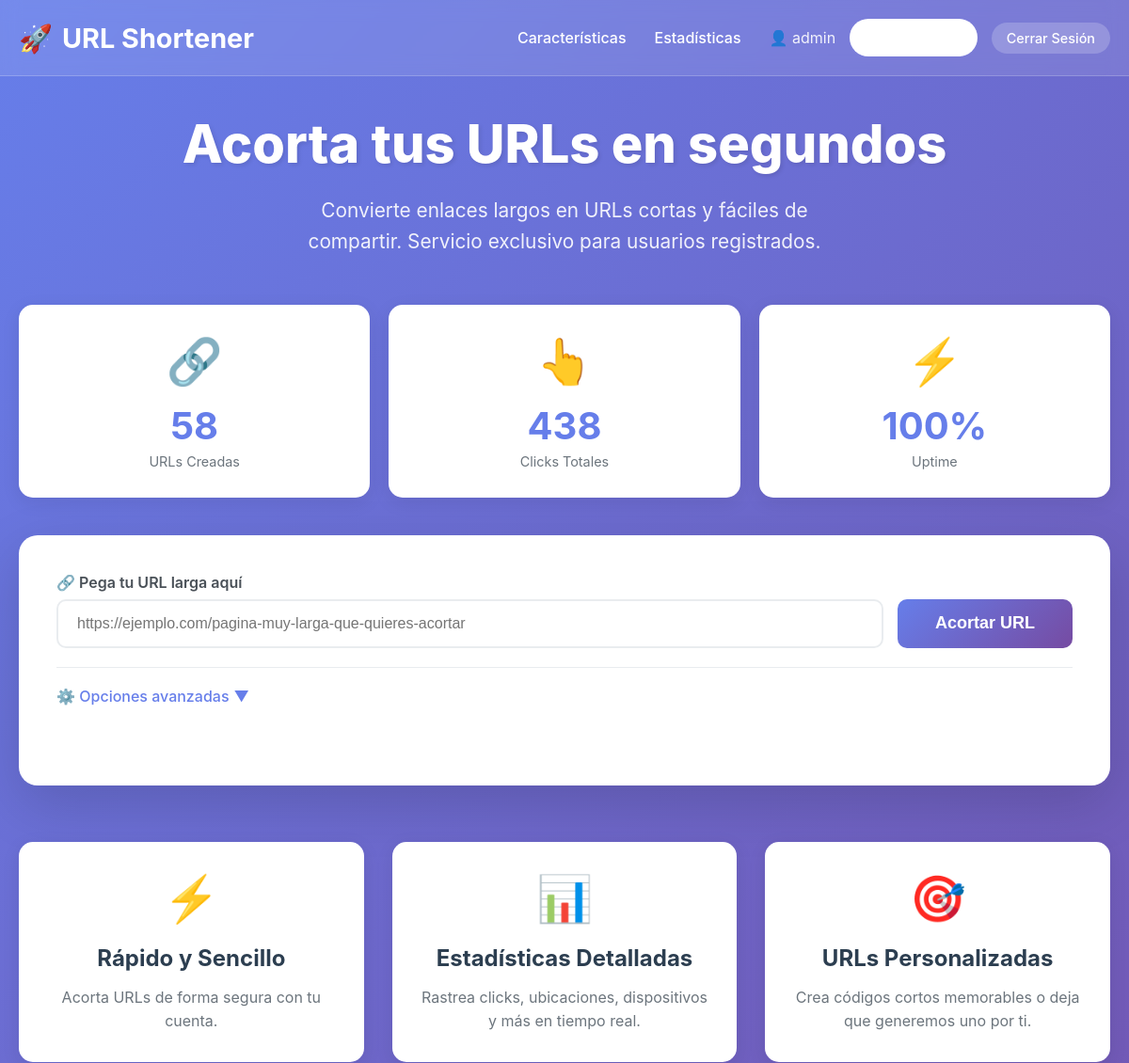
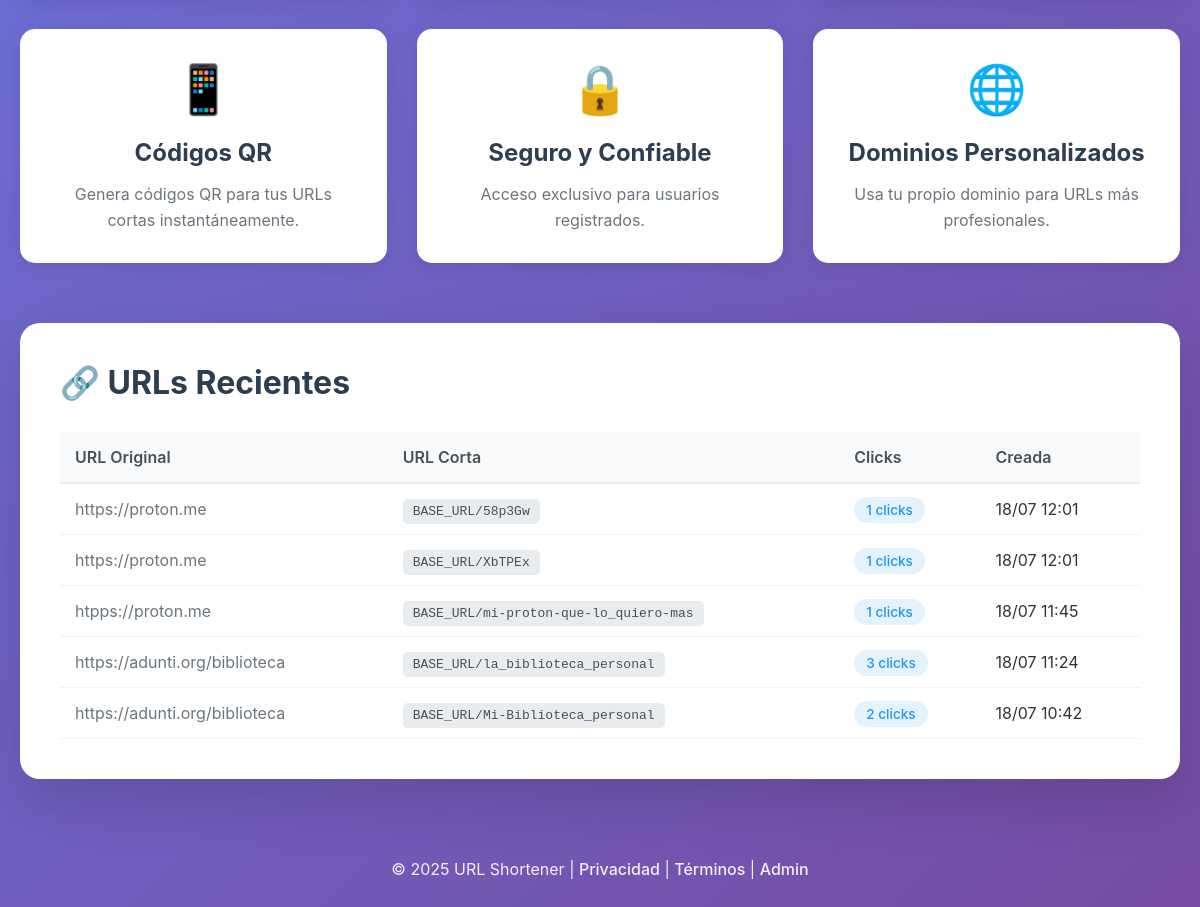
The page / (signed in) on the database its author committed (2 pictures, top to bottom).
### tables this page shows
CREATE TABLE `urls` (
  `id` int NOT NULL,
  `user_id` int DEFAULT NULL,
  `domain_id` int DEFAULT NULL,
  `short_code` varchar(100) NOT NULL,
  `original_url` text NOT NULL,
  `created_at` timestamp NULL DEFAULT CURRENT_TIMESTAMP,
  `clicks` int DEFAULT '0',
  `last_click` timestamp NULL DEFAULT NULL,
  `ip_address` varchar(45) DEFAULT NULL,
  `user_agent` text,
  `active` tinyint(1) DEFAULT '1',
  `is_public` tinyint(1) DEFAULT '1',
  `title` varchar(255) DEFAULT NULL,
  `description` text
);

### index.php (the view, shortened to what this page needs)
<?php
$is_logged_in = isset($_SESSION['user_id']) || isset($_SESSION['admin_logged_in']);
$username = $_SESSION['username'] ?? 'Invitado';
try {
    $db = new PDO("mysql:host=" . DB_HOST . ";dbname=" . DB_NAME, DB_USER, DB_PASS);
    $db->setAttribute(PDO::ATTR_ERRMODE, PDO::ERRMODE_EXCEPTION);
} catch(PDOException $e) {
    die("Error de conexión: " . $e->getMessage());
}
$shortened_url = '';
try {
    $stmt = $db->query("SELECT COUNT(*) as total FROM urls");
    $total_urls = $stmt->fetch()['total'];
    $stmt = $db->query("SELECT SUM(clicks) as total FROM urls");
    $total_clicks = $stmt->fetch()['total'] ?? 0;
    if ($is_logged_in) {
        $stmt = $db->query("
            SELECT u.*, cd.domain as custom_domain
            FROM urls u
            LEFT JOIN custom_domains cd ON u.domain_id = cd.id
            ORDER BY u.created_at DESC
            LIMIT 5
        ");
    }
    $recent_urls = $stmt->fetchAll();
} catch (Exception $e) {
    $total_urls = 0;
    $total_clicks = 0;
    $recent_urls = [];
}
?>
<!DOCTYPE html>
<html lang="es">
<head>
</head>
<body>
    <header class="header">
        <div class="header-content">
            <a href="/" class="logo">
                <span>🚀</span>
                <span>URL Shortener</span>
            </a>
            <nav class="nav-links">
                <a href="#features">Características</a>
                <a href="#stats">Estadísticas</a>
                <?php if ($is_logged_in): ?>
                <div class="user-info">
                    <span>👤 <?php echo htmlspecialchars($username); ?></span>
                    <a href="<?php echo rtrim(BASE_URL, '/'); ?>/admin/panel_simple.php" class="btn-login">Panel Admin</a>
                    <a href="<?php echo rtrim(BASE_URL, '/'); ?>/admin/logout.php" class="btn-logout">Cerrar Sesión</a>
                </div>
                <?php else: ?>
                <a href="<?php echo rtrim(BASE_URL, '/'); ?>/admin/login.php" class="btn-login">Iniciar Sesión</a>
                <?php endif; ?>
            </nav>
        </div>
    </header>
    <div class="container">
        <div class="hero">
            <h1>Acorta tus URLs en segundos</h1>
            <p>Convierte enlaces largos en URLs cortas y fáciles de compartir.
            <?php if (REQUIRE_LOGIN_TO_SHORTEN): ?>
                Servicio exclusivo para usuarios registrados.
            <?php else: ?>
                Gratis, rápido y con estadísticas en tiempo real.
            <?php endif; ?>
            </p>
        </div>
        <div class="stats-grid" id="stats">
            <div class="stat-card">
                <div class="stat-icon">🔗</div>
                <div class="stat-value"><?php echo number_format($total_urls); ?></div>
                <div class="stat-label">URLs Creadas</div>
            </div>
            <div class="stat-card">
                <div class="stat-icon">👆</div>
                <div class="stat-value"><?php echo number_format($total_clicks); ?></div>
                <div class="stat-label">Clicks Totales</div>
            </div>
            <div class="stat-card">
                <div class="stat-icon">⚡</div>
                <div class="stat-value">100%</div>
                <div class="stat-label">Uptime</div>
            </div>
        </div>
        <div class="main-card">
            <?php if (empty($shortened_url)): ?>
            <form method="POST" class="url-form">
                <div class="form-group">
                    <label class="form-label">🔗 Pega tu URL larga aquí</label>
                    <div class="input-group">
                        <input type="url"
                               name="url"
                               class="form-control"
                               placeholder="https://ejemplo.com/pagina-muy-larga-que-quieres-acortar"
                               required
                               autofocus
                               <?php echo (REQUIRE_LOGIN_TO_SHORTEN && !$is_logged_in) ? 'disabled' : ''; ?>>
                        <button type="submit"
                                class="btn-shorten"
                                <?php echo (REQUIRE_LOGIN_TO_SHORTEN && !$is_logged_in) ? 'disabled' : ''; ?>>
                            Acortar URL
                        </button>
                    </div>
                </div>
                <?php if (!REQUIRE_LOGIN_TO_SHORTEN || $is_logged_in): ?>
                <div class="advanced-options">
                    <div class="advanced-toggle" onclick="toggleAdvanced()">
                        <span>⚙️ Opciones avanzadas</span>
                        <span id="toggle-icon">▼</span>
                    </div>
                </div>
                <?php endif; ?>
            </form>
            <?php endif; ?>
        </div>
        <div class="features" id="features">
            <div class="feature">
                <div class="feature-icon">⚡</div>
                <h3>Rápido y Sencillo</h3>
                <p><?php echo REQUIRE_LOGIN_TO_SHORTEN ? 'Acorta URLs de forma segura con tu cuenta.' : 'Acorta tus URLs en segundos. Sin complicaciones.'; ?></p>
            </div>
            <div class="feature">
                <div class="feature-icon">📊</div>
                <h3>Estadísticas Detalladas</h3>
                <p>Rastrea clicks, ubicaciones, dispositivos y más en tiempo real.</p>
            </div>
            <div class="feature">
                <div class="feature-icon">🎯</div>
                <h3>URLs Personalizadas</h3>
                <p>Crea códigos cortos memorables o deja que generemos uno por ti.</p>
            </div>
            <div class="feature">
                <div class="feature-icon">📱</div>
                <h3>Códigos QR</h3>
                <p>Genera códigos QR para tus URLs cortas instantáneamente.</p>
            </div>
            <div class="feature">
                <div class="feature-icon">🔒</div>
                <h3>Seguro y Confiable</h3>
                <p><?php echo REQUIRE_LOGIN_TO_SHORTEN ? 'Acceso exclusivo para usuarios registrados.' : 'Enlaces permanentes con redirección HTTPS segura.'; ?></p>
            </div>
            <div class="feature">
                <div class="feature-icon">🌐</div>
                <h3>Dominios Personalizados</h3>
                <p>Usa tu propio dominio para URLs más profesionales.</p>
            </div>
        </div>
        <?php if (!empty($recent_urls)): ?>
        <div class="recent-section">
            <h2>🔗 URLs Recientes <?php echo (!$is_logged_in ? '(Públicas)' : ''); ?></h2>
            <div class="recent-urls">
                <table>
                    <thead>
                        <tr>
                            <th>URL Original</th>
                            <th>URL Corta</th>
                            <th>Clicks</th>
                            <th>Creada</th>
                        </tr>
                    </thead>
                    <tbody>
                        <?php foreach ($recent_urls as $url): ?>
                        <?php
                        if (!empty($url['custom_domain'])) {
                            $short_url = "https://" . $url['custom_domain'] . "/" . $url['short_code'];
                        } else {
                            $short_url = rtrim(BASE_URL, '/') . '/' . $url['short_code'];
                        }
                        ?>
                        <tr>
                            <td class="url-original" title="<?php echo htmlspecialchars($url['original_url']); ?>">
                                <?php echo htmlspecialchars($url['original_url']); ?>
                            </td>
                            <td>
                                <span class="url-short"><?php echo htmlspecialchars($short_url); ?></span>
                            </td>
                            <td>
                                <span class="badge badge-primary">
                                    <?php echo number_format($url['clicks'] ?? 0); ?> clicks
                                </span>
                            </td>
                            <td><?php echo date('d/m H:i', strtotime($url['created_at'])); ?></td>
                        </tr>
                        <?php endforeach; ?>
                    </tbody>
                </table>
            </div>
        </div>
        <?php endif; ?>
    </div>
    <footer class="footer">
        <p>
            © <?php echo date('Y'); ?> URL Shortener |
            <a href="/privacy">Privacidad</a> |
            <a href="/terms">Términos</a> |
            <a href="<?php echo rtrim(BASE_URL, '/'); ?>/admin">Admin</a>
        </p>
    </footer>
</body>
</html>

### rows shown on the page
urls: original_url "https://proton.me", short_code "BASE_URL/58p3Gw", clicks "1", created_at "18/07 12:01"
urls: original_url "https://proton.me", short_code "BASE_URL/XbTPEx", clicks "1", created_at "18/07 12:01"
urls: original_url "htpps://proton.me", short_code "BASE_URL/mi-proton-que-lo_quiero-mas", clicks "1", created_at "18/07 11:45"
urls: original_url "https://adunti.org/biblioteca", short_code "BASE_URL/la_biblioteca_personal", clicks "3", created_at "18/07 11:24"
urls: original_url "https://adunti.org/biblioteca", short_code "BASE_URL/Mi-Biblioteca_personal", clicks "2", created_at "18/07 10:42"

### other values the page prints
$username "admin"
$total_urls "58"
$total_clicks "438"
